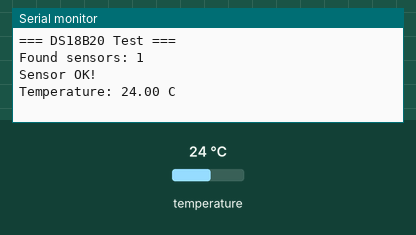
This sketch was run on a simulated Arduino Uno, built with avr-gcc and run on an emulated ATmega328P. On the bench: the last lines printed to the serial monitor. The test bench sets the inputs (shaded band); at power-on: temperature 24 °C.

Above: at 2.2 s.
2.3 s: temperature set to 12 °C
At 4.5 s:
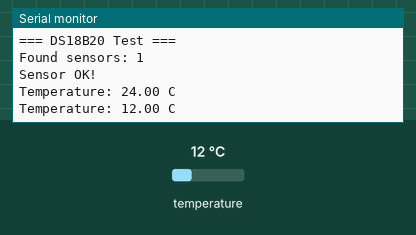
4.8 s: temperature set to 19 °C
At 5.9 s:
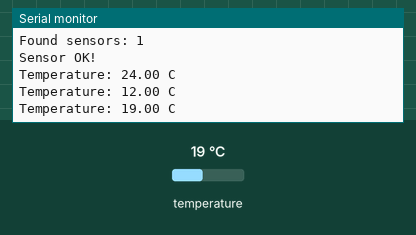
Timing chart, 0 to 7.8 s (numbered marks = the images above; inputs shaded):
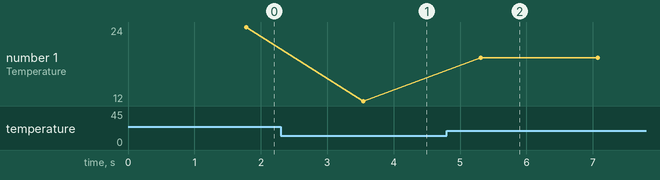

The sketch:

01_DS18B20_test.ino
```cpp
#include <OneWire.h>
#include <DallasTemperature.h>

#define ONE_WIRE_BUS 2
OneWire oneWire(ONE_WIRE_BUS);
DallasTemperature sensors(&oneWire);

void setup() {
  Serial.begin(9600);
  delay(1000);

  Serial.println("=== DS18B20 Test ===");
  sensors.begin();

  int count = sensors.getDeviceCount();
  Serial.print("Found sensors: ");
  Serial.println(count);

  if (count == 0) {
    Serial.println("ERROR: No sensor found!");
  } else {
    Serial.println("Sensor OK!");
  }
}

void loop() {
  sensors.requestTemperatures();
  float temp = sensors.getTempCByIndex(0);

  Serial.print("Temperature: ");
  Serial.print(temp);
  Serial.println(" C");

  delay(1000);
}
```

Measured:
- after the input at 2.3 s, the serial monitor: prints a new line after 1.2 s (image 1)
- after the input at 4.8 s, the serial monitor: prints a new line after 0.51 s (image 2)
- plotted number 1: 24 → 12 after the input at 2.3 s, 12 → 19 after the input at 4.8 s
